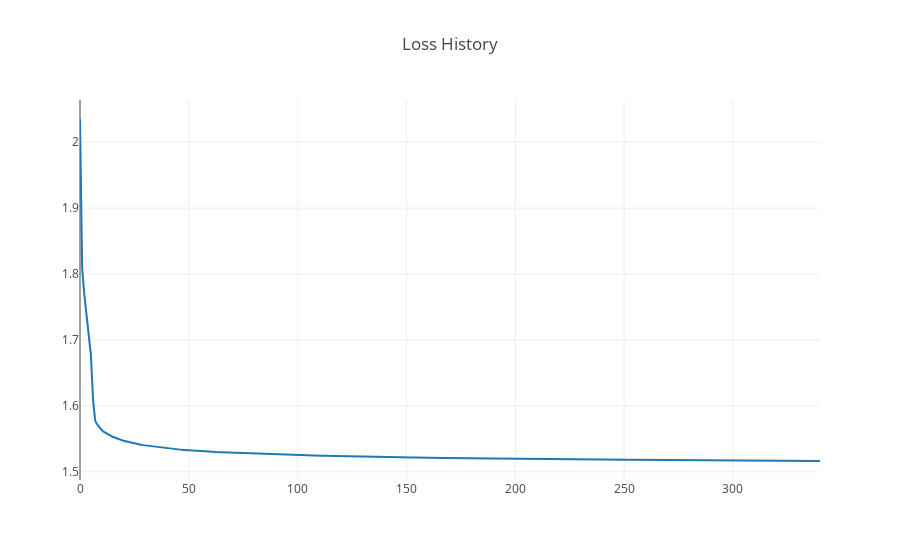

The cell this chart's notebook holds for it:
### Code cell
plotly.offline.iplot({
    'data': [
        go.Scatter(
            y=loss_history
        )
    ],
    'layout': go.Layout(title='Loss History')
})

### Figure 1 — Plotly figure (JSON) as saved in the notebook; plotly's stock layout.template omitted (floating-point values rounded to 4 significant figures; data arrays with more than 128 entries replaced by an {"elided": "..."} marker saying what was removed)
{"data": [{"type": "scatter", "y": {"elided": "341 float values"}}], "layout": {"title": "Loss History"}}
